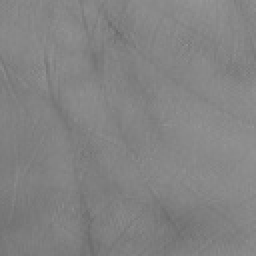
%> input picture 191204_DIP_Fin/work_jk/tr1.jpg, 128 x 128 px (shown 2 times larger); the run also reads 1 picture not shown here
$ octave run.m   (GNU Octave 9; MATLAB toolbox functions it lacks are replaced by stand-ins)
%> lines starting %> are read from the running program, lines starting %| are printed output that depends on the picture
### 191204_DIP_Fin/work_jk/simplegabor_and_canny.m
function simplegabor_and_canny = simplegabor_and_canny(image)

x = 31; %change
y = 31; %change
sigma = 2; %change
omega = x/(128/31); %change

theta   = 0; %fix
N = 6; %fix


se1 = strel('line',3,0); %change(canny parameter)

img_out = zeros(size(image,1),size(image,2), N);
BW2 = zeros(size(image,1),size(image,2), N);
GB = zeros(31,31, N);
for n=1:N
    %gabor filter
    gb = origin_gabor(x, y, sigma, theta, omega);
    GB(:,:,n) = gb;
    QCF = f_Quanta_Gabor(gb,1,2);


    img_out(:,:,n) = imfilter(image, QCF, 'symmetric');

    %canny edge detection
    T = edge(real(img_out(:,:,n)),'Canny',0.5);
    BW2(:,:,n) = imdilate(T,se1);


    theta = theta + 30;
end

%simplegabor_and_canny = BW2;
%simplegabor_and_canny = GB;
simplegabor_and_canny = img_out;

### 191204_DIP_Fin/work_jk/diffimage.m
function diffimage = diffimage(imagered,imageblue,alpha)
image_red_double = double(imagered);
image_blue_double= double(imageblue);
minmax_red = minmax(image_red_double);
minmax_blue = minmax(image_blue_double);

diffimage = minmax_red - alpha*minmax_blue;

### 191204_DIP_Fin/work_jk/minmax.m
function minmax = minmax(im)


maxval = max(max(im));
minval = min(min(im));
denom = maxval-minval;
vector = im - minval*ones(128,128);
minmax = vector./denom;
end

### 191204_DIP_Fin/work_jk/f_Quanta_Gabor.m
function QGF = f_Quanta_Gabor(Gabor,np,nm)

A_p = max(max(Gabor));
A_m = min(min(Gabor));


for k=1:np+1
    g_p(k) = A_p/(2*np+1)*(2*(k-1));
end

for k=1:nm+1
    g_m(k) = A_m/(2*nm+1)*(2*(k-1));
end

step_p = g_p(2)-g_p(1);         % step size Plus
step_m = g_m(2)-g_m(1);         % step size Minus

level_p(1) = 0;
level_m(1) = 0;

level_p(2) = step_p * (1/2);
level_m(2) = step_m * (1/2);

if np>=2
    for k=3:np+1
        level_p(k) = level_p(k-1)+step_p*(k-2);
    end
end

if nm>=2
    for k=3:nm+1
        level_m(k) = level_m(k-1)+step_m*(k-2);
    end
end

for y=1:size(Gabor,1)
    for x=1:size(Gabor,2)
        val = Gabor(y,x);
        if(val>=0)
            for k=1:np
                if( (val>=level_p(k)) && (val<level_p(k+1)) )
                    QGF(y,x) = g_p(k);
                elseif( val>=level_p(k+1) )
                    QGF(y,x) = g_p(k+1);
                end
            end
        elseif(val<0)
            for k=1:nm
                if( (val<=level_m(k)) && (val>level_m(k+1)) )
                    QGF(y,x) = g_m(k);
                elseif(val <= level_m(k+1))
                   QGF(y,x) = g_m(k+1);
                end
            end
        end
    end
end

### 191204_DIP_Fin/work_jk/origin_gabor.m
function gb = origin_gabor(X, Y, sigma, theta, omega)
		% [4 lines of commented-out code are left out]

       filter_radius = floor(X/2);
       [x, y] = meshgrid(-filter_radius:filter_radius, -filter_radius:filter_radius);


        e = exp(1);

        r = 1; %constant (values ~=1 -> eliptical filter)

        R1 = x.*cos(theta) + y.*sin(theta);
        R2 =-x.*sin(theta) + y.*cos(theta);

        expFactor = -1/2 * ( (R1/sigma).^2 + (R2/(r*sigma)).^2  );

        gauss = 1 / ( sqrt(r*pi)*sigma) ;
        gauss =  gauss .* e.^expFactor;

        gaborReal = gauss .* cos(omega*R1);
        gaborImag = gauss .* sin(omega*R1);

        kernel = gaborReal + gaborImag*1i;
        gb = kernel';
end

### 191204_DIP_Fin/work_jk/run.m
clear;

img1_red = imread('tr1.jpg');
%> img1_red is the input picture: size 128x128 uint8; min 107, max 150, mean 130.9
img2_blue = imread('tb1.jpg');

diffimage = diffimage(img1_red,img2_blue,0.5);
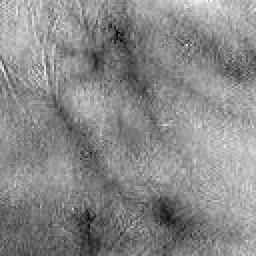
%> diffimage: size 128x128 double (shown 2 times larger); min -0.162, max 0.675, mean 0.288; drawn with min black and max white
%classifier
gaborcanny = simplegabor_and_canny(diffimage);
%> the loop in simplegabor_and_canny, `for n=1:N` made 6 passes
%> pass 1, in simplegabor_and_canny, `T = edge(real(img_out(:,:,n)),'Canny',0.5);`:
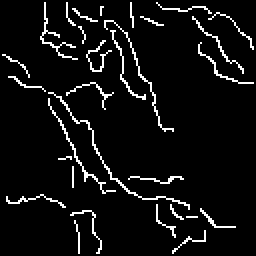
%> T: size 128x128 logical (shown 2 times larger); 6.2% white in thin lines or dots
%> after the loop in simplegabor_and_canny, `for n=1:N`: theta = 180

figure(1);
subplot(1,6,1);
imshow(gaborcanny(:,:,1));
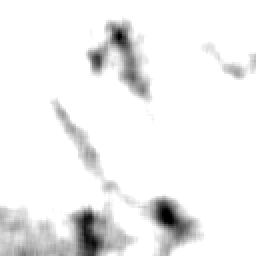
%> displayed picture: size 128x128, on the screen's scale of 0 to 255 (shown 2 times larger); min 0, max 255, mean 239.5
subplot(1,6,2);
imshow(gaborcanny(:,:,2));
subplot(1,6,3);
imshow(gaborcanny(:,:,3));
subplot(1,6,4);
imshow(gaborcanny(:,:,4));
subplot(1,6,5);
imshow(gaborcanny(:,:,5));
subplot(1,6,6);
imshow(gaborcanny(:,:,6));

figure(3);
Ma = max(gaborcanny,[],3);
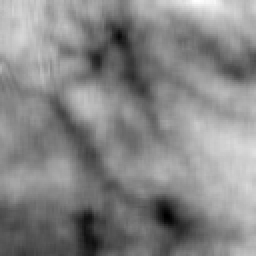
%> Ma: size 128x128 double (shown 2 times larger); min -0.144, max 2.7, mean 1.35; drawn with min black and max white
imshow(Ma);
se1 = strel('line',3,0); %change(canny parameter)
T = edge(real(Ma),'Canny',0.5);
BW2 = imdilate(T,se1);
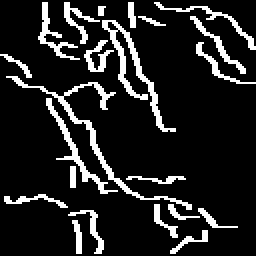
%> BW2: size 128x128 logical (shown 2 times larger); 13.3% white in thin lines or dots
figure(4);
imshow(BW2);
